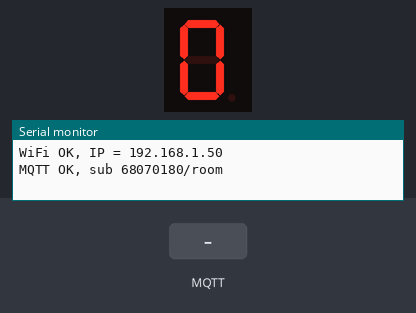
Simulated run of this sketch. Board: Arduino Uno R4 WiFi. On the bench: 1-digit seven-segment display, the last lines printed to the serial monitor. Wiring (inferred from the names in the program): 1-digit 7-segment display, segments lit when LOW: segments D2, D3, D4, D5, D6, D7, D8. The inputs (shaded band) are chosen by the test bench. WiFi joins after 1.5 s; servers stay silent unless stated; random numbers use the default seed unless the sketch sets one; no MQTT or app messages arrive unless stated; the segment pins are drawn as the display they are named for.

Above: at 2.7 s.
2.8 s: MQTT message "90" arrives on the first subscribed topic
At 3.6 s:
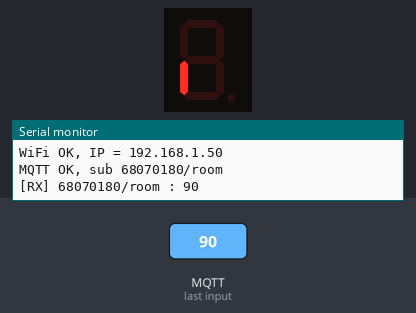
5.8 s: MQTT message "6" arrives on the first subscribed topic
At 6.3 s:
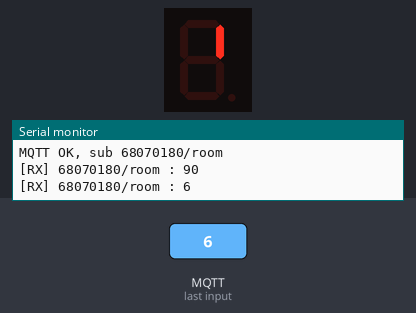
7.3 s: MQTT message "5" arrives on the first subscribed topic
At 8.5 s:
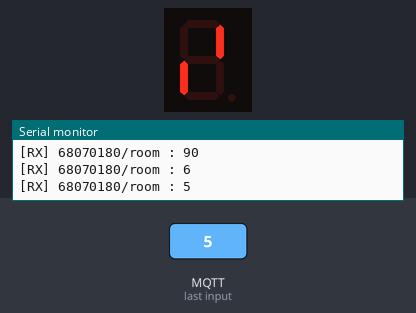
8.8 s: MQTT message "200" arrives on the first subscribed topic
At 9.6 s:
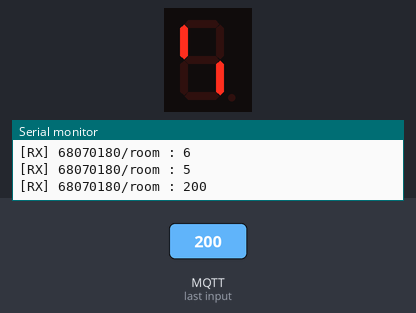
11.3 s: MQTT message "1" arrives on the first subscribed topic
At 11.7 s:
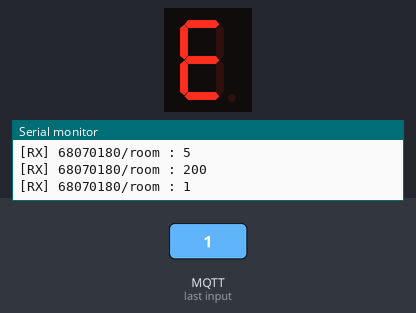
12.8 s: MQTT message "0" arrives on the first subscribed topic
At 14.0 s:
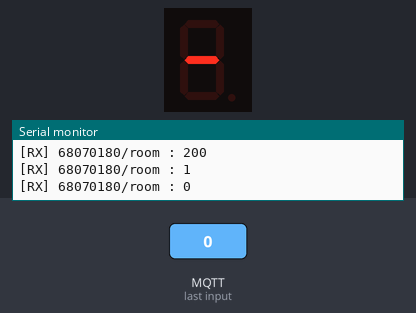
Timing chart, 0 to 15.3 s (numbered marks = the images above; inputs shaded):
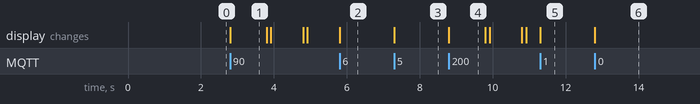

Measured:
- after the input at 2.8 s, the display: changes at once (image 1)
- after the input at 7.3 s, the display: changes at once (image 3)
- after the input at 8.8 s, the display: changes at once (image 4)
- after the input at 12.8 s, the display: changes at once (image 6)
- what the display in image 1 shows lasts 1.0 s, from 2.8 s to 3.8 s

The sketch:

SHINING_S2_Room237_7Segment.ino
```cpp
// =====================================================================
// แนวข้อสอบ The Shining  S2 : ห้อง 237 (เดา · แบบเดียวกับ Final 68 ข้อ 2)
// subscribe student_id/room แล้วแสดงบน 7-Segment 1 หลัก
//   ได้ตัวเลขหลักเดียว เช่น "7"  -> แสดง 7 ค้างไว้
//   ได้หลายหลัก เช่น "237"       -> แสดง 2 → 3 → 7 วนทีละหลัก หลักละ 1 วินาที
//   ได้ข้อความไม่มีตัวเลข        -> แสดงขีดกลาง
//
// บอร์ด Arduino UNO R4 WiFi   ไลบรารี: MQTT (MQTTClient.h)
// วงจร 7-Segment (Common Cathode): a–g -> D2–D8 (ผ่าน R 330Ω), Common -> GND
// =====================================================================

#include <WiFiS3.h>
#include <MQTTClient.h>

// ===== แก้ตรงนี้ =====
const char WIFI_SSID[]  = "iphone 80 promax";
const char WIFI_PASSWORD[]  = "88888888";
const String STUDENT_ID = "68070180";
const char MQTT_BROKER_ADRRESS[] = "phycom.it.kmitl.ac.th";
const int   MQTT_PORT = 1883;
const String TOPIC_NAME = "/room";                    // <<< เปลี่ยนตามโจทย์จริง

const int SEG_PINS[7] = {2, 3, 4, 5, 6, 7, 8};        // a b c d e f g
const bool COMMON_ANODE = false;
const byte DIGITS[10][7] = {
  {1,1,1,1,1,1,0}, {0,1,1,0,0,0,0}, {1,1,0,1,1,0,1}, {1,1,1,1,0,0,1}, {0,1,1,0,0,1,1},
  {1,0,1,1,0,1,1}, {1,0,1,1,1,1,1}, {1,1,1,0,0,0,0}, {1,1,1,1,1,1,1}, {1,1,1,1,0,1,1}
};

WiFiClient network;
MQTTClient mqtt = MQTTClient(256);
String TOPIC;
String digits = "";              // ตัวเลขที่ต้องแสดง เช่น "237"
unsigned int pos = 0;
unsigned long lastStep = 0;

void writeSeg(int i, bool on) { if (COMMON_ANODE) on = !on; digitalWrite(SEG_PINS[i], on ? HIGH : LOW); }
void showDigit(int n) { for (int i = 0; i < 7; i++) writeSeg(i, DIGITS[n][i]); }
void showDash()       { for (int i = 0; i < 7; i++) writeSeg(i, i == 6); }
void blank()          { for (int i = 0; i < 7; i++) writeSeg(i, false); }

void messageReceived(String &topic, String &payload) {
  String msg = payload;
  Serial.print("[RX] ");
  Serial.print(topic);
  Serial.print(" : ");
  Serial.println(msg);

  digits = "";
  for (unsigned int i = 0; i < msg.length(); i++) if (isDigit(msg[i])) digits += msg[i];   // เก็บเฉพาะตัวเลข
  pos = 0;
  lastStep = millis();
  if (digits.length() == 0) showDash();
  else showDigit(digits[0] - '0');
}

void connectWiFi() {
  while (WiFi.begin(WIFI_SSID, WIFI_PASSWORD) != WL_CONNECTED) { Serial.print("."); delay(3000); }
  while (WiFi.localIP() == IPAddress(0, 0, 0, 0)) delay(200);
  Serial.print("WiFi OK, IP = ");
  Serial.println(WiFi.localIP());
}

void connectToMQTT() {
  while (!mqtt.connected()) {
    String id = "r4-" + STUDENT_ID + "-" + String(random(0xFFFF), HEX);
    if (mqtt.connect(id.c_str())) { mqtt.subscribe(TOPIC.c_str()); Serial.println("MQTT OK, sub " + TOPIC); }
    else { Serial.print("MQTT fail err="); Serial.print(mqtt.lastError()); Serial.print(" rc="); Serial.println(mqtt.returnCode()); delay(2000); }
  }
}

void setup() {
  Serial.begin(9600);
  for (int i = 0; i < 7; i++) pinMode(SEG_PINS[i], OUTPUT);
  showDash();
  TOPIC = STUDENT_ID + TOPIC_NAME;
  connectWiFi();
  randomSeed(micros());
  mqtt.begin(MQTT_BROKER_ADRRESS, MQTT_PORT, network);
  mqtt.onMessage(messageReceived);
  connectToMQTT();
}

void loop() {
  if (WiFi.status() != WL_CONNECTED) connectWiFi();
  if (!mqtt.connected()) connectToMQTT();
  mqtt.loop();

  // หลายหลัก: เลื่อนทีละหลักทุก 1 วินาที (ดับสั้น ๆ ระหว่างหลัก ให้เห็นเลขซ้ำ เช่น 2-2)
  if (digits.length() > 1 && millis() - lastStep >= 1000) {
    lastStep = millis();
    pos = (pos + 1) % digits.length();
    blank();
    delay(120);
    showDigit(digits[pos] - '0');
  }
}
```
